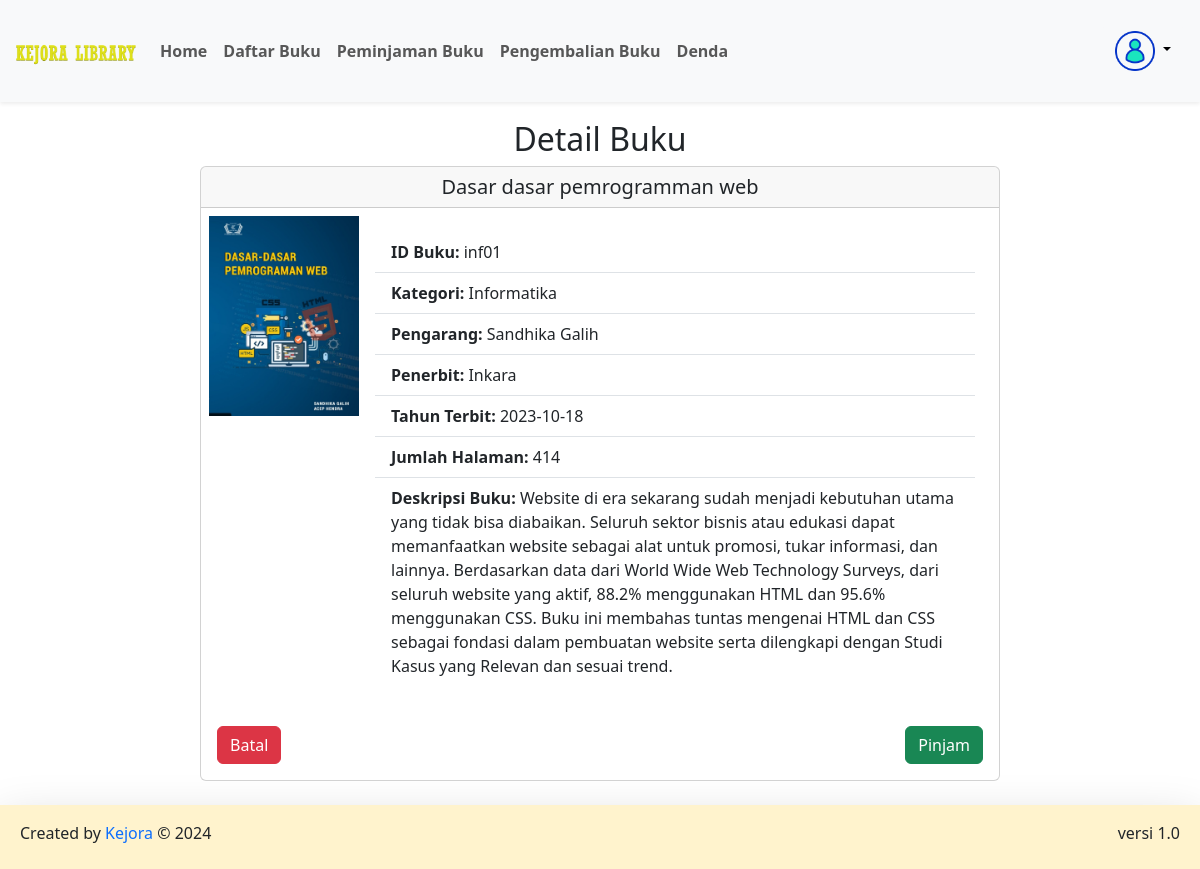
Before: /user/bukuDetail.php?id=inf01 with the older database file.
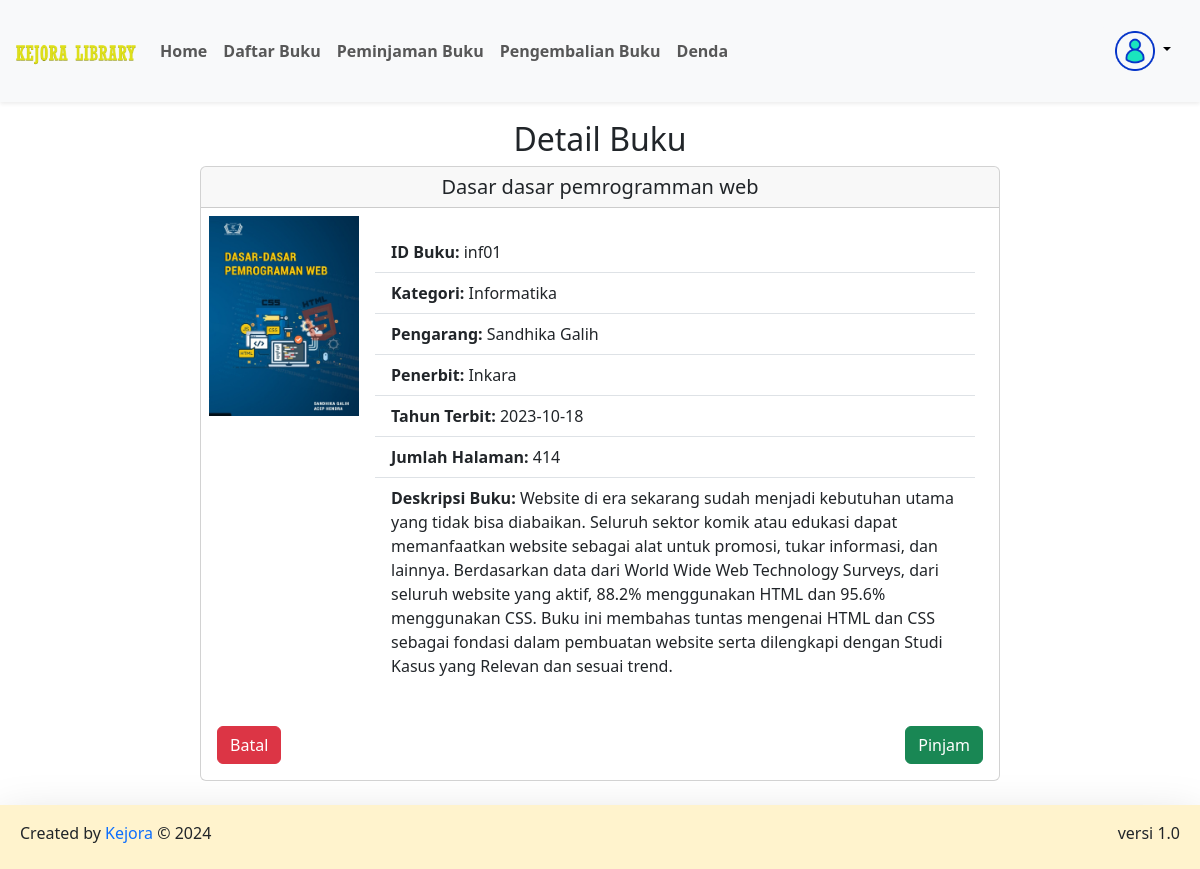
After: the same page with the newer database file.
### tables this page shows
CREATE TABLE
  `buku` (
    `cover` varchar(255) NOT NULL,
    `id_buku` varchar(20) NOT NULL,
    `kategori` varchar(255) NOT NULL,
    `judul` varchar(255) NOT NULL,
    `pengarang` varchar(255) NOT NULL,
    `penerbit` varchar(255) NOT NULL,
    `tahun_terbit` date NOT NULL,
    `jumlah_halaman` int NOT NULL,
    `buku_deskripsi` text NOT NULL
  );

### config/config.php (called while the page is built, shortened)
<?php
$host = "127.0.0.1";
$username = "root";
$password = "";
$database_name = "kejora_library";
$connection = mysqli_connect($host, $username, $password, $database_name);
function queryReadData($dataKategori)
{
  global $connection;
  $result = mysqli_query($connection, $dataKategori);
  $items = [];
  while ($item = mysqli_fetch_assoc($result)) {
    $items[] = $item;
  }
  return $items;
}

### user/bukuDetail.php (the view, shortened to what this page needs)
<?php
require "../config/config.php";
$idBuku = $_GET["id"];
$query = queryReadData("SELECT * FROM buku WHERE id_buku = '$idBuku'");
?>
<!DOCTYPE html>
<html lang="en">
<head>
  <link href="../assets/bootstrap/bootstrap.min.css" rel="stylesheet">
</head>
<body>
  <?php include 'navbar.php'; ?>
  <div class="p-4 mt-5">
    <h2 class="mt-5 text-center font-weight-bold">Detail Buku</h2>
    <div class="d-flex justify-content-center">
      <div class="card" style="width: 50rem;">
        <?php foreach ($query as $item) : ?>
          <h5 class="card-header text-center"><?= $item["judul"]; ?></h5>
          <div class="d-flex p-2">
            <img src="../assets/buku/<?= $item["cover"]; ?>" class="card-img-left" alt="coverBuku" style="width: 150px; height: 200px; object-fit: cover;">
            <div class="card-body">
              <ul class="list-group list-group-flush">
                <li class="list-group-item"><strong>ID Buku:</strong> <?= $item["id_buku"]; ?></li>
                <li class="list-group-item"><strong>Kategori:</strong> <?= $item["kategori"]; ?></li>
                <li class="list-group-item"><strong>Pengarang:</strong> <?= $item["pengarang"]; ?></li>
                <li class="list-group-item"><strong>Penerbit:</strong> <?= $item["penerbit"]; ?></li>
                <li class="list-group-item"><strong>Tahun Terbit:</strong> <?= $item["tahun_terbit"]; ?></li>
                <li class="list-group-item"><strong>Jumlah Halaman:</strong> <?= $item["jumlah_halaman"]; ?></li>
                <li class="list-group-item"><strong>Deskripsi Buku:</strong> <?= $item["buku_deskripsi"]; ?></li>
              </ul>
            </div>
          </div>
          <div class="card-body d-flex justify-content-between">
            <a href="buku.php" class="btn btn-danger w-48">Batal</a>
            <a href="pinjamBuku.php?id=<?= $item["id_buku"]; ?>" class="btn btn-success w-48">Pinjam</a>
          </div>
        <?php endforeach; ?>
      </div>
    </div>
  </div>
  <footer class="bg-warning-subtle text-dark shadow-lg bg-subtle p-2">
    <div class="container-fluid d-flex justify-content-between">
      <p class="mt-2">Created by <span class="text-primary"> Kejora</span> © 2024</p>
      <p class="mt-2">versi 1.0</p>
    </div>
  </footer>
</body>
</html>

Changed rows visible on the page:
changed buku "Dasar dasar pemrogramman web": buku_deskripsi "…bisa diabaikan. Seluruh sektor bisnis atau edukasi dapat memanfaatkan…" → "…bisa diabaikan. Seluruh sektor komik atau edukasi dapat memanfaatkan…"
